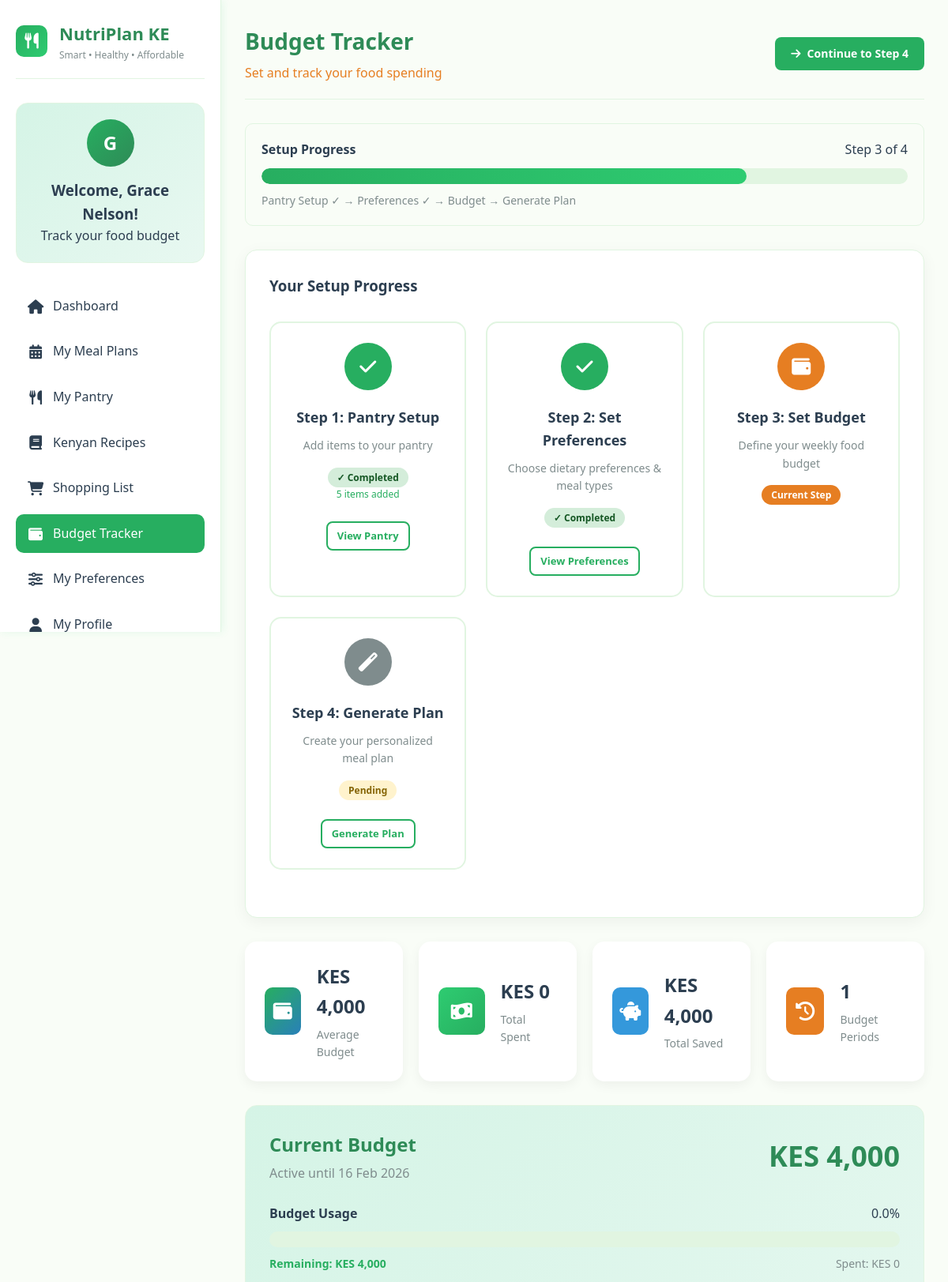
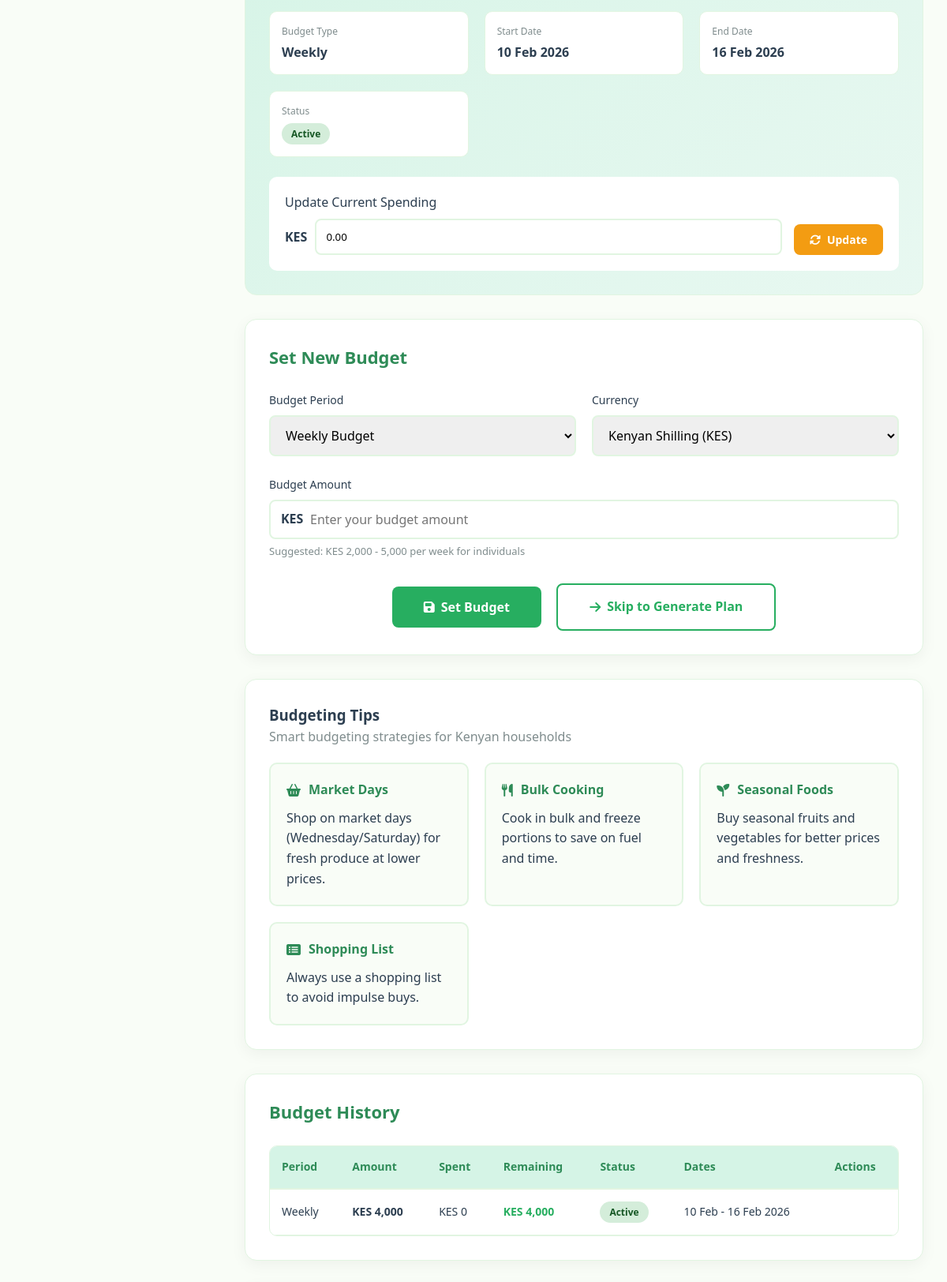
/budget.php (signed in, upper part), run on the app's committed database (2 pictures, top to bottom).
### tables this page shows
CREATE TABLE `user_budgets` (
  `budget_id` int(11) NOT NULL,
  `user_id` int(11) DEFAULT NULL,
  `budget_type` varchar(20) DEFAULT 'Weekly',
  `amount` decimal(10,2) NOT NULL,
  `currency` varchar(10) DEFAULT 'KES',
  `start_date` date DEFAULT NULL,
  `end_date` date DEFAULT NULL,
  `current_spending` decimal(10,2) DEFAULT 0.00,
  `status` varchar(20) DEFAULT 'Active',
  `created_at` datetime DEFAULT current_timestamp(),
  `updated_at` datetime DEFAULT current_timestamp() ON UPDATE current_timestamp()
);

### budget.php (the view, shortened to what the rows shown need)
<?php
require_once 'config.php';
$user_id = $_SESSION['user_id'];
$current_budget = [];
$budget_query = "SELECT * FROM user_budgets WHERE user_id = $user_id AND status = 'Active' ORDER BY created_at DESC LIMIT 1";
$budget_result = mysqli_query($conn, $budget_query);
if (mysqli_num_rows($budget_result) > 0) {
    $current_budget = mysqli_fetch_assoc($budget_result);
}
$budget_history = [];
$history_query = "SELECT * FROM user_budgets WHERE user_id = $user_id ORDER BY created_at DESC LIMIT 10";
$history_result = mysqli_query($conn, $history_query);
while ($row = mysqli_fetch_assoc($history_result)) {
    $budget_history[] = $row;
}
?>
<!DOCTYPE html>
<html lang="en">
<head>
    <link rel="stylesheet" href="https://cdnjs.cloudflare.com/ajax/libs/font-awesome/6.4.0/css/all.min.css">
</head>
<body>
    <div class="dashboard-container">
        <aside class="sidebar">
            <div class="logo">
                <div class="logo-text">
                    <h2>NutriPlan KE</h2>
                </div>
            </div>
        </aside>
        <main class="main-content">
            <div class="top-header">
                <div class="welcome-message">
                    <h1>Budget Tracker</h1>
                </div>
            </div>
            <?php if (!empty($current_budget)):
                $remaining = $current_budget['amount'] - $current_budget['current_spending'];
                $percentage = $current_budget['amount'] > 0 ? ($current_budget['current_spending'] / $current_budget['amount']) * 100 : 0;
            ?>
                <div class="budget-overview">
                    <div class="budget-header">
                        <div>
                            <h2 style="color: var(--dark-green); margin-bottom: 5px;">Current Budget</h2>
                            <p style="color: var(--text-light);">Active until <?php echo date('d M Y', strtotime($current_budget['end_date'])); ?></p>
                        </div>
                        <div class="budget-amount">
                            KES <?php echo number_format($current_budget['amount'], 0); ?>
                        </div>
                    </div>
                    <div class="progress-container">
                        <div class="progress-header">
                            <span style="font-weight: 600;">Budget Usage</span>
                            <span><?php echo number_format($percentage, 1); ?>%</span>
                        </div>
                        <div class="progress-bar">
                        </div>
                        <div style="display: flex; justify-content: space-between; margin-top: 10px; font-size: 14px;">
                            <span style="color: var(--primary-green); font-weight: 600;">Remaining: KES <?php echo number_format($remaining, 0); ?></span>
                            <span style="color: var(--text-light);">Spent: KES <?php echo number_format($current_budget['current_spending'], 0); ?></span>
                        </div>
                    </div>
                    <div class="budget-details">
                        <div class="detail-item">
                            <div class="detail-label">Budget Type</div>
                            <div class="detail-value"><?php echo htmlspecialchars($current_budget['budget_type']); ?></div>
                        </div>
                        <div class="detail-item">
                            <div class="detail-label">Start Date</div>
                            <div class="detail-value"><?php echo date('d M Y', strtotime($current_budget['start_date'])); ?></div>
                        </div>
                        <div class="detail-item">
                            <div class="detail-label">End Date</div>
                            <div class="detail-value"><?php echo date('d M Y', strtotime($current_budget['end_date'])); ?></div>
                        </div>
                        <div class="detail-item">
                            <div class="detail-label">Status</div>
                            <div class="detail-value">
                                <span class="status-badge status-<?php echo strtolower($current_budget['status']); ?>">
                                    <?php echo htmlspecialchars($current_budget['status']); ?>
                                </span>
                            </div>
                        </div>
                    </div>
                    <form method="POST" action="" style="margin-top: 25px; background: white; padding: 20px; border-radius: 10px;">
                        <div style="display: grid; grid-template-columns: 1fr auto; gap: 15px; align-items: end;">
                            <div>
                                <label for="spending" style="display: block; margin-bottom: 8px; color: var(--text-dark); font-weight: 500;">
                                    Update Current Spending
                                </label>
                                <div style="display: flex; align-items: center; gap: 10px;">
                                    <span style="font-weight: bold;">KES</span>
                                    <input type="number"
                                           id="spending"
                                           name="spending"
                                           value="<?php echo $current_budget['current_spending']; ?>"
                                           step="0.01"
                                           min="0"
                                           style="flex: 1; padding: 12px; border: 2px solid var(--border-color); border-radius: 8px;"
                                           required>
                                </div>
                            </div>
                            <button type="submit" name="update_spending" class="btn btn-warning">
                                <i class="fas fa-sync-alt"></i> Update
                            </button>
                        </div>
                    </form>
                </div>
            <?php endif; ?>
            <div class="content-section">
                <div class="section-header">
                    <h2>Set New Budget</h2>
                </div>
            </div>
            <?php if (!empty($budget_history)): ?>
                <div class="content-section">
                    <div class="section-header">
                        <h2>Budget History</h2>
                    </div>
                    <div class="table-container">
                        <table class="data-table">
                            <thead>
                                <tr>
                                    <th>Period</th>
                                    <th>Amount</th>
                                    <th>Spent</th>
                                    <th>Remaining</th>
                                    <th>Status</th>
                                    <th>Dates</th>
                                    <th>Actions</th>
                                </tr>
                            </thead>
                            <tbody>
                                <?php foreach ($budget_history as $budget):
                                    $remaining = $budget['amount'] - $budget['current_spending'];
                                    $percentage = $budget['amount'] > 0 ? ($budget['current_spending'] / $budget['amount']) * 100 : 0;
                                ?>
                                    <tr>
                                        <td><?php echo htmlspecialchars($budget['budget_type']); ?></td>
                                        <td><strong>KES <?php echo number_format($budget['amount'], 0); ?></strong></td>
                                        <td>KES <?php echo number_format($budget['current_spending'], 0); ?></td>
                                        <td>
                                            <span style="color: <?php echo $remaining >= 0 ? 'var(--primary-green)' : 'var(--accent-red)'; ?>; font-weight: 600;">
                                                KES <?php echo number_format($remaining, 0); ?>
                                            </span>
                                        </td>
                                        <td>
                                            <?php if ($budget['status'] == 'Active'): ?>
                                                <span class="status-badge status-active">Active</span>
                                            <?php elseif ($percentage > 100): ?>
                                                <span class="status-badge status-exceeded">Exceeded</span>
                                            <?php else: ?>
                                                <span class="status-badge status-inactive">Inactive</span>
                                            <?php endif; ?>
                                        </td>
                                        <td>
                                            <?php echo date('d M', strtotime($budget['start_date'])); ?> -
                                            <?php echo date('d M Y', strtotime($budget['end_date'])); ?>
                                        </td>
                                        <td>
                                        </td>
                                    </tr>
                                <?php endforeach; ?>
                            </tbody>
                        </table>
                    </div>
                </div>
            <?php endif; ?>
        </main>
    </div>
</body>
</html>

### data on the page
user_budgets: end_date "16 Feb 2026", amount "4,000", percentage "0.0", remaining "4,000", current_spending "0", budget_type "Weekly", start_date "10 Feb 2026", status "Active", spending "0.00", start_date "10 Feb"

### other printed values
substr($user_name, 0, 1) "G"
$user_name "Grace Nelson"
$pantry_count "5"
$spending_stats['average_budget'] "4,000"
$spending_stats['total_spent'] "0"
$spending_stats['total_budgets'] "1"
